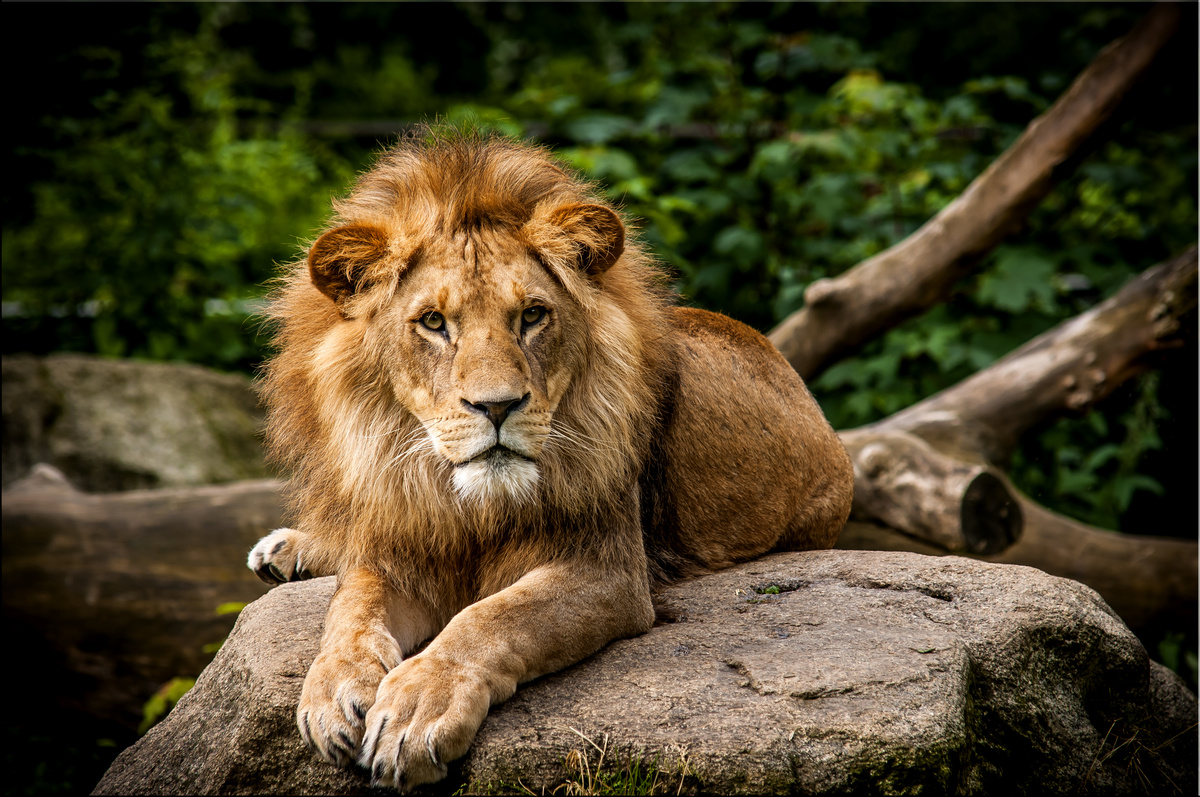
#> input picture Praktikum2/loewe.jpeg, 1200 x 797 px
$ python Hough-Transformation.py
#> lines starting #> are read from the running program, lines starting #| are printed output that depends on the picture
import cv2 as cv
import numpy as np
import math
def prepare_image(image_path):
    """
    Prepares an image for circle detection by converting it to grayscale and applying the Canny edge detector.

    Parameters:
    - image_path: Path to the input image.

    Returns:
    - edges: The edge-detected image.
    - original_image: The original image in color.
    """
#> called with image_path = 'loewe.jpeg'
    original_image = cv.imread(image_path)
#> original_image is the input picture: shape (797, 1200, 3); mean B, G, R 41.4, 68.3, 79.2
    if original_image is None:
        print(f"Error: Unable to load image at {image_path}")
        return None, None
    image = cv.cvtColor(original_image, cv.COLOR_BGR2GRAY)
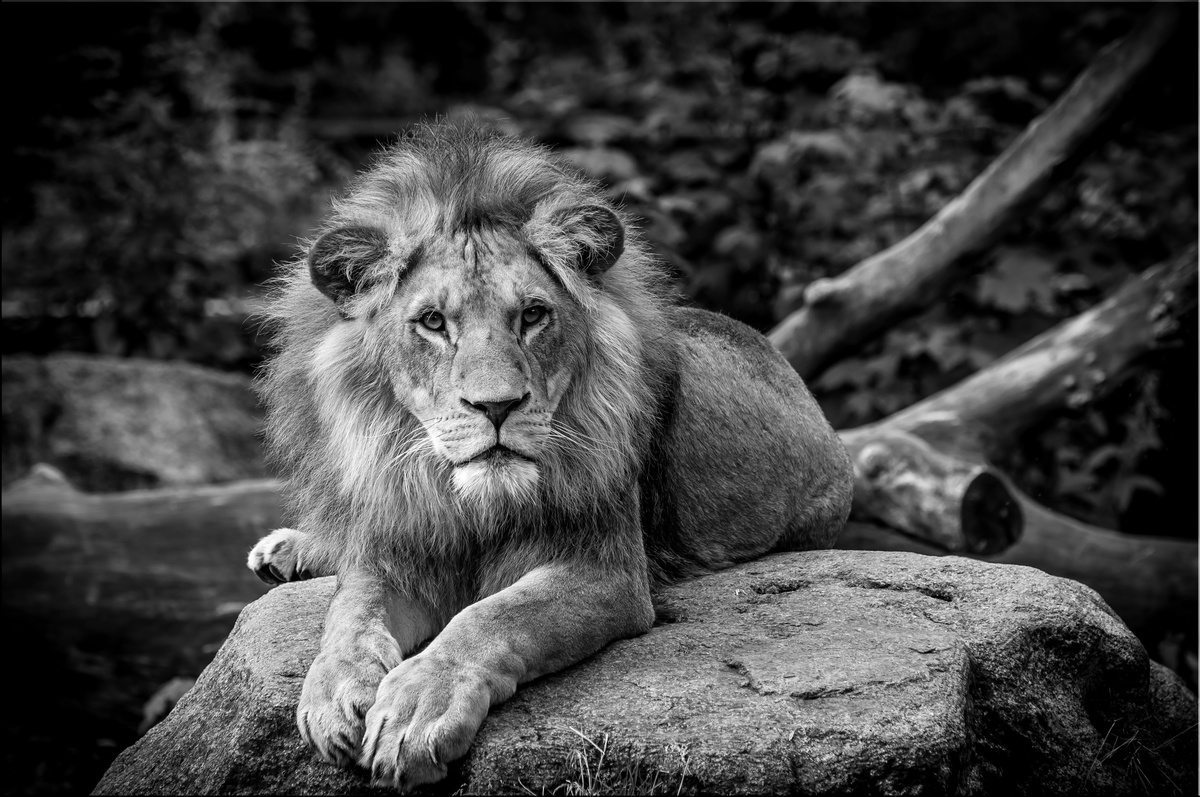
#> image: shape (797, 1200); min 0, max 255, mean 68.5
    edges = cv.Canny(image, threshold1=100, threshold2=200)  # Benutzung für schnelles Testing
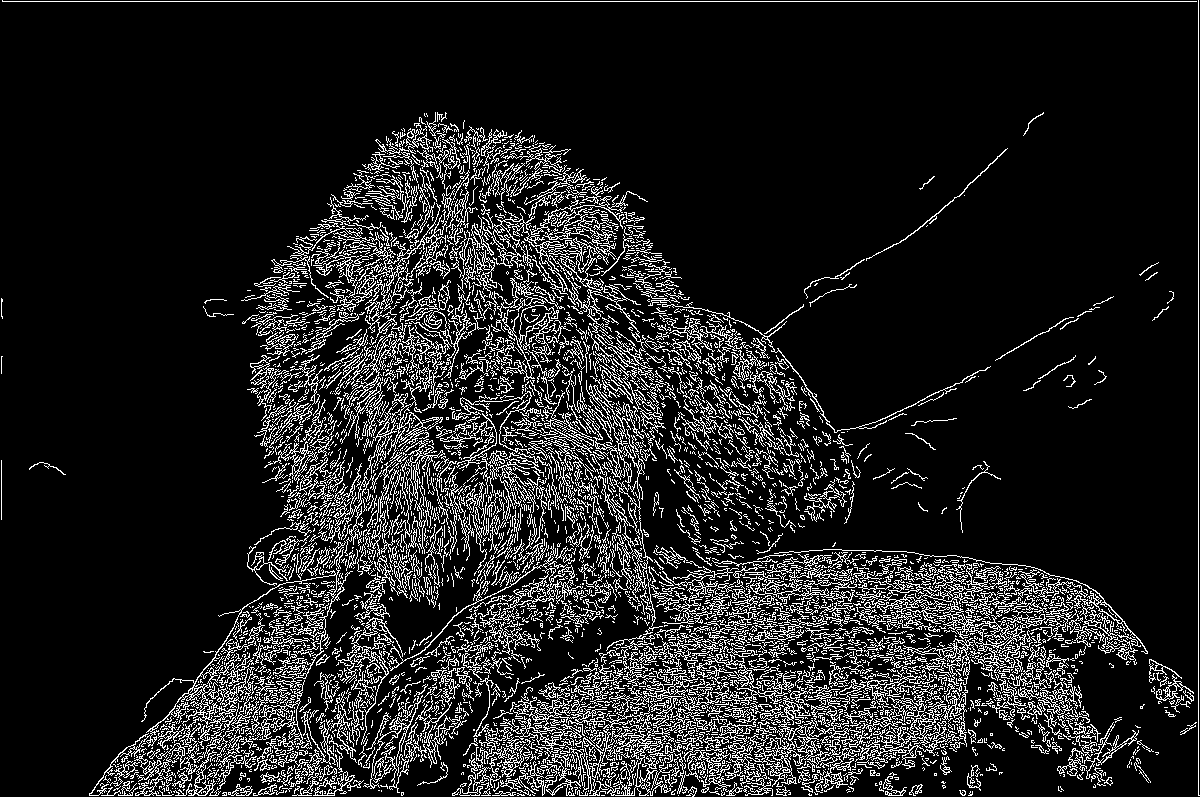
#> edges: shape (797, 1200); 12.6% white in thin lines or dots
    return edges, original_image

def deg_to_rad(degrees):
    """Konvertiert Grad in Radiant."""
    return degrees * math.pi / 180

def taylor_sin(x, n=5):
    """Berechnet Sinus mit Hilfe der Taylor-Reihe."""
    result = 0
    sign = 1
    for i in range(1, n*2, 2):
        term = sign * (x**i) / math.factorial(i)
        result += term
        sign *= -1
    return result

def taylor_cos(x, n=5):
    """Berechnet Cosinus mit Hilfe der Taylor-Reihe."""
    result = 1
    sign = -1
    for i in range(2, n*2, 2):
        term = sign * (x**i) / math.factorial(i)
        result += term
        sign *= -1
    return result


def HoughCircles(I, min_radius, max_radius):
    # Bild in Graustufen umwandeln, falls es nicht bereits in Graustufen ist
#> called with min_radius = 20, max_radius = 30
    if len(I.shape) == 3:
        I = cv.cvtColor(I, cv.COLOR_BGR2GRAY)

    # Kanten im Bild finden
    edges = cv.Canny(I, 100, 200)
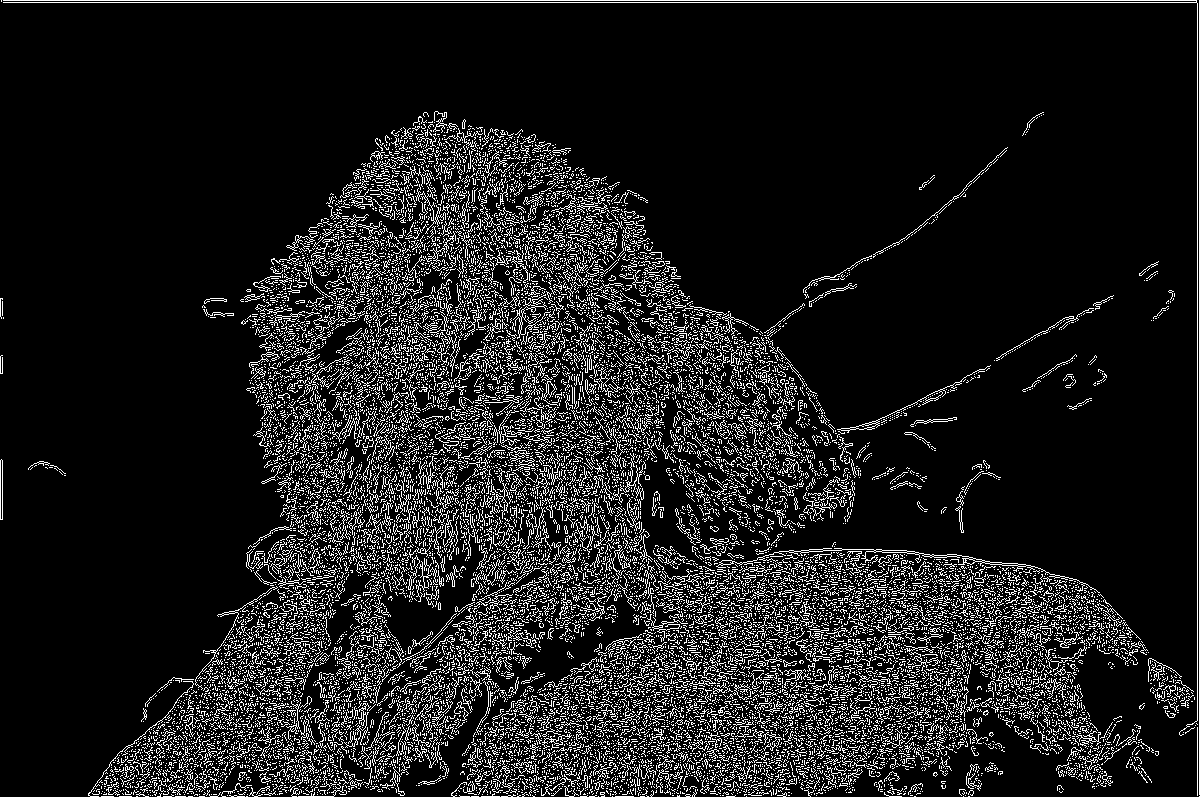
#> edges: shape (797, 1200); 11.4% white in thin lines or dots

    rows, cols = edges.shape
#> rows = 797; cols = 1200

    radien = max_radius - min_radius + 1
    # Akkumulator-Array initialisieren 3D
    Acc = np.zeros((rows, cols, radien), dtype=np.int32)

    # Durchlaufe alle Bildkoordinaten
    for u in range(rows):
        for v in range(cols):
            if edges[u, v] > 0:  # Edge pixel
                for r in range(min_radius, max_radius + 1):  # All possible radii
                    for theta_deg in range(0, 360, 20):  # Angle iteration in 20-degree steps
                        theta_rad = deg_to_rad(theta_deg)  # Convert degree to radian
                        a = int(u - r * taylor_cos(theta_rad))  # X-center
                        b = int(v - r * taylor_sin(theta_rad))  # Y-center
                        if 0 <= a < rows and 0 <= b < cols:
                            Acc[a, b, r - min_radius] += 1


    # Finde die maximalen Kreise im Akkumulator-Array
    MaxCircles = []
    threshold = 5  # Schwellenwert
    for a in range(rows): # Y-Koordinaten
        for b in range(cols): # X-Koordinaten
            for r in range(radien):
                if Acc[a, b, r] > threshold:
                    MaxCircles.append((a, b, r + min_radius))

    return MaxCircles

def visualize_circles(original_image, circles):
    """
    Visualizes detected circles on the original image.

    Parameters:
    - original_image: The original image in color.
    - circles: List of circles to draw.
    """
    for x, y, r in circles:
        cv.circle(original_image, (y, x), r, (0, 0, 200), 2)
    cv.imshow('Detected Circles', original_image)
    cv.waitKey(0)
    cv.destroyAllWindows()


if __name__ == "__main__":
    edge_image, original_image = prepare_image("loewe.jpeg")
    if edge_image is None or original_image is None:
        exit(0)
    min_radius = 20
    max_radius = 30
#> (the run stopped early here; a loop or call above may not have finished)
